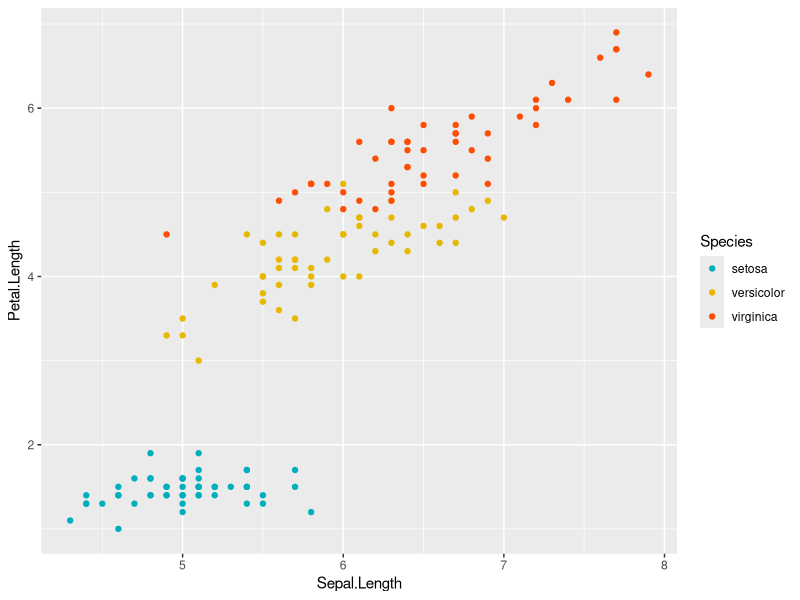

The R source for this figure:
# Test couleurs rapide
library(ggplot2)

# Test basique
p <- ggplot(iris, aes(x = Sepal.Length, y = Petal.Length, color = Species)) +
  geom_point() +
  scale_color_manual(values = c("#00AFBB", "#E7B800", "#FC4E07"))

print(p)

# Si ça marche, le problème n'est pas les couleurs
# Si ça plante, on a trouvé le souci
cat("Test couleurs réussi !") 
